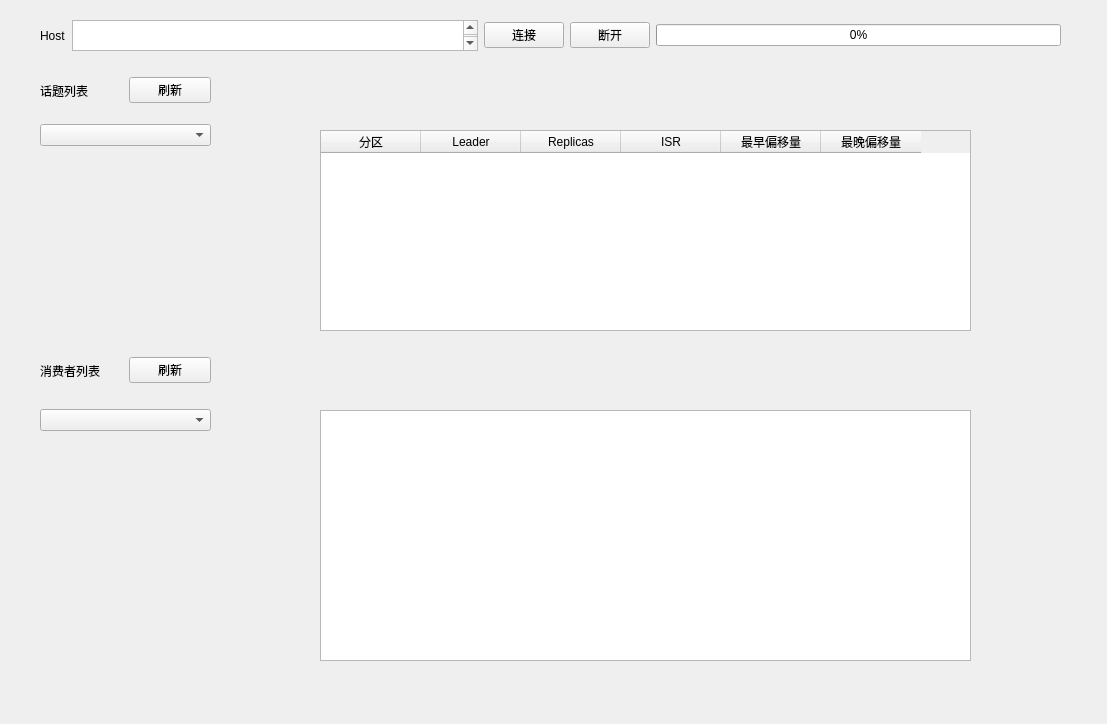
<?xml version="1.0" encoding="UTF-8"?>
<ui version="4.0">
 <class>Form</class>
 <widget class="QWidget" name="Form">
  <property name="geometry">
   <rect>
    <x>0</x>
    <y>0</y>
    <width>1107</width>
    <height>724</height>
   </rect>
  </property>
  <property name="windowTitle">
   <string>分区</string>
  </property>
  <widget class="QWidget" name="horizontalLayoutWidget">
   <property name="geometry">
    <rect>
     <x>40</x>
     <y>20</y>
     <width>1021</width>
     <height>31</height>
    </rect>
   </property>
   <layout class="QHBoxLayout" name="horizontalLayout">
    <item>
     <widget class="QLabel" name="label">
      <property name="text">
       <string>Host</string>
      </property>
     </widget>
    </item>
    <item>
     <widget class="QTextEdit" name="address">
      <property name="font">
       <font>
        <family>楷体</family>
        <pointsize>11</pointsize>
       </font>
      </property>
     </widget>
    </item>
    <item>
     <widget class="QPushButton" name="open">
      <property name="text">
       <string>连接</string>
      </property>
     </widget>
    </item>
    <item>
     <widget class="QPushButton" name="close">
      <property name="text">
       <string>断开</string>
      </property>
     </widget>
    </item>
    <item>
     <widget class="QProgressBar" name="progressBar">
      <property name="value">
       <number>0</number>
      </property>
     </widget>
    </item>
   </layout>
  </widget>
  <widget class="QWidget" name="horizontalLayoutWidget_2">
   <property name="geometry">
    <rect>
     <x>40</x>
     <y>70</y>
     <width>171</width>
     <height>41</height>
    </rect>
   </property>
   <layout class="QHBoxLayout" name="horizontalLayout_2">
    <item>
     <widget class="QLabel" name="label_2">
      <property name="text">
       <string>话题列表</string>
      </property>
     </widget>
    </item>
    <item>
     <widget class="QPushButton" name="flushtopic">
      <property name="text">
       <string>刷新</string>
      </property>
     </widget>
    </item>
   </layout>
  </widget>
  <widget class="QWidget" name="verticalLayoutWidget">
   <property name="geometry">
    <rect>
     <x>40</x>
     <y>110</y>
     <width>171</width>
     <height>51</height>
    </rect>
   </property>
   <layout class="QVBoxLayout" name="verticalLayout">
    <item>
     <widget class="QComboBox" name="comboBox">
      <property name="maxVisibleItems">
       <number>30</number>
      </property>
     </widget>
    </item>
   </layout>
  </widget>
  <widget class="QWidget" name="horizontalLayoutWidget_3">
   <property name="geometry">
    <rect>
     <x>320</x>
     <y>130</y>
     <width>651</width>
     <height>201</height>
    </rect>
   </property>
   <layout class="QHBoxLayout" name="horizontalLayout_3">
    <item>
     <widget class="QTableWidget" name="tableWidget">
      <property name="styleSheet">
       <string notr="true"/>
      </property>
      <column>
       <property name="text">
        <string>分区</string>
       </property>
       <property name="font">
        <font>
         <weight>50</weight>
         <italic>false</italic>
         <bold>false</bold>
         <underline>false</underline>
        </font>
       </property>
      </column>
      <column>
       <property name="text">
        <string>Leader</string>
       </property>
      </column>
      <column>
       <property name="text">
        <string>Replicas</string>
       </property>
      </column>
      <column>
       <property name="text">
        <string>ISR</string>
       </property>
      </column>
      <column>
       <property name="text">
        <string>最早偏移量</string>
       </property>
      </column>
      <column>
       <property name="text">
        <string>最晚偏移量</string>
       </property>
      </column>
     </widget>
    </item>
   </layout>
  </widget>
  <widget class="QWidget" name="verticalLayoutWidget_2">
   <property name="geometry">
    <rect>
     <x>320</x>
     <y>410</y>
     <width>651</width>
     <height>251</height>
    </rect>
   </property>
   <layout class="QVBoxLayout" name="verticalLayout_2">
    <item>
     <widget class="QTableWidget" name="tableWidget_2"/>
    </item>
   </layout>
  </widget>
  <widget class="QWidget" name="horizontalLayoutWidget_4">
   <property name="geometry">
    <rect>
     <x>40</x>
     <y>390</y>
     <width>171</width>
     <height>61</height>
    </rect>
   </property>
   <layout class="QHBoxLayout" name="horizontalLayout_4">
    <item>
     <widget class="QComboBox" name="comboBox_2"/>
    </item>
   </layout>
  </widget>
  <widget class="QWidget" name="horizontalLayoutWidget_5">
   <property name="geometry">
    <rect>
     <x>40</x>
     <y>350</y>
     <width>171</width>
     <height>41</height>
    </rect>
   </property>
   <layout class="QHBoxLayout" name="horizontalLayout_5">
    <item>
     <widget class="QLabel" name="label_3">
      <property name="text">
       <string>消费者列表</string>
      </property>
     </widget>
    </item>
    <item>
     <widget class="QPushButton" name="flushgroup">
      <property name="text">
       <string>刷新</string>
      </property>
     </widget>
    </item>
   </layout>
  </widget>
 </widget>
 <resources/>
 <connections/>
</ui>
